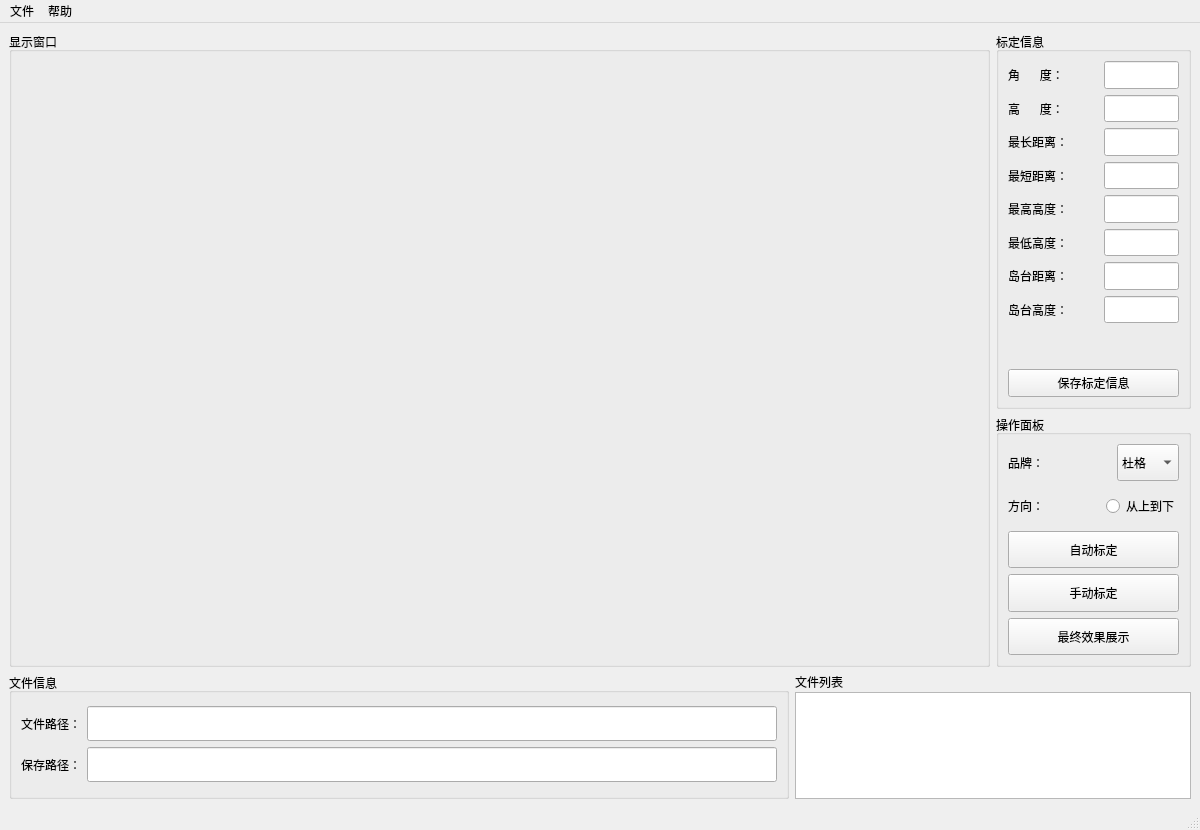
<?xml version="1.0" encoding="UTF-8"?>
<ui version="4.0">
 <class>MainWindow</class>
 <widget class="QMainWindow" name="MainWindow">
  <property name="geometry">
   <rect>
    <x>0</x>
    <y>0</y>
    <width>1200</width>
    <height>830</height>
   </rect>
  </property>
  <property name="sizePolicy">
   <sizepolicy hsizetype="Expanding" vsizetype="Expanding">
    <horstretch>0</horstretch>
    <verstretch>0</verstretch>
   </sizepolicy>
  </property>
  <property name="minimumSize">
   <size>
    <width>1200</width>
    <height>830</height>
   </size>
  </property>
  <property name="windowTitle">
   <string>标定程序</string>
  </property>
  <property name="windowIcon">
   <iconset>
    <normaloff>../图片/ico.png</normaloff>../图片/ico.png</iconset>
  </property>
  <property name="toolButtonStyle">
   <enum>Qt::ToolButtonIconOnly</enum>
  </property>
  <widget class="QWidget" name="centralwidget">
   <layout class="QGridLayout" name="gridLayout" rowstretch="1,1,1,1,1,1" columnstretch="1,1,1,1,1,1">
    <item row="5" column="0" colspan="4">
     <widget class="QGroupBox" name="groupBox">
      <property name="sizePolicy">
       <sizepolicy hsizetype="Preferred" vsizetype="Preferred">
        <horstretch>0</horstretch>
        <verstretch>0</verstretch>
       </sizepolicy>
      </property>
      <property name="title">
       <string>文件信息</string>
      </property>
      <layout class="QVBoxLayout" name="verticalLayout_3">
       <item>
        <layout class="QVBoxLayout" name="verticalLayout">
         <item>
          <layout class="QHBoxLayout" name="horizontalLayout_9">
           <item>
            <widget class="QLabel" name="label">
             <property name="sizePolicy">
              <sizepolicy hsizetype="Maximum" vsizetype="Minimum">
               <horstretch>0</horstretch>
               <verstretch>0</verstretch>
              </sizepolicy>
             </property>
             <property name="text">
              <string>文件路径：</string>
             </property>
            </widget>
           </item>
           <item>
            <widget class="QLineEdit" name="filePath_editline">
             <property name="sizePolicy">
              <sizepolicy hsizetype="Expanding" vsizetype="Minimum">
               <horstretch>0</horstretch>
               <verstretch>0</verstretch>
              </sizepolicy>
             </property>
             <property name="minimumSize">
              <size>
               <width>0</width>
               <height>35</height>
              </size>
             </property>
             <property name="maximumSize">
              <size>
               <width>16777215</width>
               <height>35</height>
              </size>
             </property>
            </widget>
           </item>
          </layout>
         </item>
         <item>
          <layout class="QHBoxLayout" name="horizontalLayout_12">
           <item>
            <widget class="QLabel" name="label_2">
             <property name="sizePolicy">
              <sizepolicy hsizetype="Maximum" vsizetype="Minimum">
               <horstretch>0</horstretch>
               <verstretch>0</verstretch>
              </sizepolicy>
             </property>
             <property name="text">
              <string>保存路径：</string>
             </property>
            </widget>
           </item>
           <item>
            <widget class="QLineEdit" name="savePath_editline">
             <property name="sizePolicy">
              <sizepolicy hsizetype="Expanding" vsizetype="Minimum">
               <horstretch>0</horstretch>
               <verstretch>0</verstretch>
              </sizepolicy>
             </property>
             <property name="minimumSize">
              <size>
               <width>0</width>
               <height>35</height>
              </size>
             </property>
             <property name="maximumSize">
              <size>
               <width>16777215</width>
               <height>35</height>
              </size>
             </property>
            </widget>
           </item>
          </layout>
         </item>
        </layout>
       </item>
      </layout>
     </widget>
    </item>
    <item row="0" column="0" rowspan="5" colspan="5">
     <widget class="QGroupBox" name="groupBox_2">
      <property name="sizePolicy">
       <sizepolicy hsizetype="Expanding" vsizetype="Expanding">
        <horstretch>0</horstretch>
        <verstretch>0</verstretch>
       </sizepolicy>
      </property>
      <property name="title">
       <string>显示窗口</string>
      </property>
      <layout class="QHBoxLayout" name="horizontalLayout_13">
       <item>
        <widget class="QWidget" name="widget" native="true"/>
       </item>
      </layout>
     </widget>
    </item>
    <item row="0" column="5" rowspan="3">
     <widget class="QGroupBox" name="groupBox_4">
      <property name="sizePolicy">
       <sizepolicy hsizetype="Preferred" vsizetype="Preferred">
        <horstretch>0</horstretch>
        <verstretch>0</verstretch>
       </sizepolicy>
      </property>
      <property name="title">
       <string>标定信息</string>
      </property>
      <layout class="QGridLayout" name="gridLayout_2">
       <item row="0" column="0">
        <layout class="QVBoxLayout" name="verticalLayout_2">
         <item>
          <layout class="QHBoxLayout" name="horizontalLayout_14" stretch="1,5">
           <item>
            <widget class="QLabel" name="label_9">
             <property name="sizePolicy">
              <sizepolicy hsizetype="Expanding" vsizetype="Expanding">
               <horstretch>0</horstretch>
               <verstretch>0</verstretch>
              </sizepolicy>
             </property>
             <property name="text">
              <string>角      度：</string>
             </property>
            </widget>
           </item>
           <item>
            <widget class="QLineEdit" name="biaoding_angle_edit">
             <property name="sizePolicy">
              <sizepolicy hsizetype="Expanding" vsizetype="Expanding">
               <horstretch>0</horstretch>
               <verstretch>0</verstretch>
              </sizepolicy>
             </property>
             <property name="minimumSize">
              <size>
               <width>75</width>
               <height>0</height>
              </size>
             </property>
             <property name="maximumSize">
              <size>
               <width>75</width>
               <height>16777215</height>
              </size>
             </property>
            </widget>
           </item>
          </layout>
         </item>
         <item>
          <layout class="QHBoxLayout" name="horizontalLayout_5">
           <item>
            <widget class="QLabel" name="label_5">
             <property name="sizePolicy">
              <sizepolicy hsizetype="Expanding" vsizetype="Expanding">
               <horstretch>0</horstretch>
               <verstretch>0</verstretch>
              </sizepolicy>
             </property>
             <property name="text">
              <string>高      度：</string>
             </property>
            </widget>
           </item>
           <item>
            <widget class="QLineEdit" name="biaoding_height_edit">
             <property name="sizePolicy">
              <sizepolicy hsizetype="Expanding" vsizetype="Expanding">
               <horstretch>0</horstretch>
               <verstretch>0</verstretch>
              </sizepolicy>
             </property>
             <property name="minimumSize">
              <size>
               <width>75</width>
               <height>0</height>
              </size>
             </property>
             <property name="maximumSize">
              <size>
               <width>75</width>
               <height>16777215</height>
              </size>
             </property>
            </widget>
           </item>
          </layout>
         </item>
         <item>
          <layout class="QHBoxLayout" name="horizontalLayout_6">
           <item>
            <widget class="QLabel" name="label_6">
             <property name="sizePolicy">
              <sizepolicy hsizetype="Expanding" vsizetype="Expanding">
               <horstretch>0</horstretch>
               <verstretch>0</verstretch>
              </sizepolicy>
             </property>
             <property name="text">
              <string>最长距离：</string>
             </property>
            </widget>
           </item>
           <item>
            <widget class="QLineEdit" name="biaoding_max_l_edit">
             <property name="sizePolicy">
              <sizepolicy hsizetype="Expanding" vsizetype="Expanding">
               <horstretch>0</horstretch>
               <verstretch>0</verstretch>
              </sizepolicy>
             </property>
             <property name="minimumSize">
              <size>
               <width>75</width>
               <height>0</height>
              </size>
             </property>
             <property name="maximumSize">
              <size>
               <width>75</width>
               <height>16777215</height>
              </size>
             </property>
            </widget>
           </item>
          </layout>
         </item>
         <item>
          <layout class="QHBoxLayout" name="horizontalLayout_7">
           <item>
            <widget class="QLabel" name="label_7">
             <property name="sizePolicy">
              <sizepolicy hsizetype="Expanding" vsizetype="Expanding">
               <horstretch>0</horstretch>
               <verstretch>0</verstretch>
              </sizepolicy>
             </property>
             <property name="text">
              <string>最短距离：</string>
             </property>
            </widget>
           </item>
           <item>
            <widget class="QLineEdit" name="biaoding_min_l_edit">
             <property name="sizePolicy">
              <sizepolicy hsizetype="Expanding" vsizetype="Expanding">
               <horstretch>0</horstretch>
               <verstretch>0</verstretch>
              </sizepolicy>
             </property>
             <property name="minimumSize">
              <size>
               <width>75</width>
               <height>0</height>
              </size>
             </property>
             <property name="maximumSize">
              <size>
               <width>75</width>
               <height>16777215</height>
              </size>
             </property>
            </widget>
           </item>
          </layout>
         </item>
         <item>
          <layout class="QHBoxLayout" name="horizontalLayout_4">
           <item>
            <widget class="QLabel" name="label_4">
             <property name="sizePolicy">
              <sizepolicy hsizetype="Expanding" vsizetype="Expanding">
               <horstretch>0</horstretch>
               <verstretch>0</verstretch>
              </sizepolicy>
             </property>
             <property name="text">
              <string>最高高度：</string>
             </property>
            </widget>
           </item>
           <item>
            <widget class="QLineEdit" name="biaoding_max_h_edit">
             <property name="sizePolicy">
              <sizepolicy hsizetype="Expanding" vsizetype="Expanding">
               <horstretch>0</horstretch>
               <verstretch>0</verstretch>
              </sizepolicy>
             </property>
             <property name="minimumSize">
              <size>
               <width>75</width>
               <height>0</height>
              </size>
             </property>
             <property name="maximumSize">
              <size>
               <width>75</width>
               <height>16777215</height>
              </size>
             </property>
            </widget>
           </item>
          </layout>
         </item>
         <item>
          <layout class="QHBoxLayout" name="horizontalLayout_8">
           <item>
            <widget class="QLabel" name="label_8">
             <property name="sizePolicy">
              <sizepolicy hsizetype="Expanding" vsizetype="Expanding">
               <horstretch>0</horstretch>
               <verstretch>0</verstretch>
              </sizepolicy>
             </property>
             <property name="text">
              <string>最低高度：</string>
             </property>
            </widget>
           </item>
           <item>
            <widget class="QLineEdit" name="biaoding_min_h_edit">
             <property name="sizePolicy">
              <sizepolicy hsizetype="Expanding" vsizetype="Expanding">
               <horstretch>0</horstretch>
               <verstretch>0</verstretch>
              </sizepolicy>
             </property>
             <property name="minimumSize">
              <size>
               <width>75</width>
               <height>0</height>
              </size>
             </property>
             <property name="maximumSize">
              <size>
               <width>75</width>
               <height>16777215</height>
              </size>
             </property>
            </widget>
           </item>
          </layout>
         </item>
         <item>
          <layout class="QHBoxLayout" name="horizontalLayout_11">
           <item>
            <widget class="QLabel" name="label_11">
             <property name="sizePolicy">
              <sizepolicy hsizetype="Expanding" vsizetype="Expanding">
               <horstretch>0</horstretch>
               <verstretch>0</verstretch>
              </sizepolicy>
             </property>
             <property name="text">
              <string>岛台距离：</string>
             </property>
            </widget>
           </item>
           <item>
            <widget class="QLineEdit" name="refuge_island_width">
             <property name="sizePolicy">
              <sizepolicy hsizetype="Expanding" vsizetype="Expanding">
               <horstretch>0</horstretch>
               <verstretch>0</verstretch>
              </sizepolicy>
             </property>
             <property name="minimumSize">
              <size>
               <width>75</width>
               <height>0</height>
              </size>
             </property>
             <property name="maximumSize">
              <size>
               <width>75</width>
               <height>16777215</height>
              </size>
             </property>
            </widget>
           </item>
          </layout>
         </item>
         <item>
          <layout class="QHBoxLayout" name="horizontalLayout_10">
           <item>
            <widget class="QLabel" name="label_10">
             <property name="sizePolicy">
              <sizepolicy hsizetype="Expanding" vsizetype="Expanding">
               <horstretch>0</horstretch>
               <verstretch>0</verstretch>
              </sizepolicy>
             </property>
             <property name="text">
              <string>岛台高度：</string>
             </property>
            </widget>
           </item>
           <item>
            <widget class="QLineEdit" name="refuge_island_height">
             <property name="sizePolicy">
              <sizepolicy hsizetype="Expanding" vsizetype="Expanding">
               <horstretch>0</horstretch>
               <verstretch>0</verstretch>
              </sizepolicy>
             </property>
             <property name="minimumSize">
              <size>
               <width>75</width>
               <height>0</height>
              </size>
             </property>
             <property name="maximumSize">
              <size>
               <width>75</width>
               <height>16777215</height>
              </size>
             </property>
            </widget>
           </item>
          </layout>
         </item>
         <item>
          <spacer name="verticalSpacer_2">
           <property name="sizePolicy">
            <sizepolicy hsizetype="Minimum" vsizetype="Expanding">
             <horstretch>0</horstretch>
             <verstretch>0</verstretch>
            </sizepolicy>
           </property>
           <property name="orientation">
            <enum>Qt::Vertical</enum>
           </property>
           <property name="sizeType">
            <enum>QSizePolicy::Expanding</enum>
           </property>
           <property name="sizeHint" stdset="0">
            <size>
             <width>20</width>
             <height>40</height>
            </size>
           </property>
          </spacer>
         </item>
         <item>
          <widget class="QPushButton" name="save_button">
           <property name="sizePolicy">
            <sizepolicy hsizetype="Expanding" vsizetype="Expanding">
             <horstretch>0</horstretch>
             <verstretch>0</verstretch>
            </sizepolicy>
           </property>
           <property name="text">
            <string>保存标定信息</string>
           </property>
          </widget>
         </item>
        </layout>
       </item>
      </layout>
     </widget>
    </item>
    <item row="3" column="5" rowspan="2">
     <widget class="QGroupBox" name="groupBox_5">
      <property name="sizePolicy">
       <sizepolicy hsizetype="Preferred" vsizetype="Expanding">
        <horstretch>0</horstretch>
        <verstretch>0</verstretch>
       </sizepolicy>
      </property>
      <property name="title">
       <string>操作面板</string>
      </property>
      <layout class="QVBoxLayout" name="verticalLayout_6" stretch="1,1,1,1,1">
       <item>
        <layout class="QHBoxLayout" name="horizontalLayout_2" stretch="1,0,1">
         <item>
          <widget class="QLabel" name="label_12">
           <property name="sizePolicy">
            <sizepolicy hsizetype="Expanding" vsizetype="Expanding">
             <horstretch>0</horstretch>
             <verstretch>0</verstretch>
            </sizepolicy>
           </property>
           <property name="text">
            <string>品牌：</string>
           </property>
          </widget>
         </item>
         <item>
          <spacer name="horizontalSpacer_2">
           <property name="orientation">
            <enum>Qt::Horizontal</enum>
           </property>
           <property name="sizeHint" stdset="0">
            <size>
             <width>40</width>
             <height>20</height>
            </size>
           </property>
          </spacer>
         </item>
         <item>
          <widget class="QComboBox" name="brand_selection">
           <property name="sizePolicy">
            <sizepolicy hsizetype="Preferred" vsizetype="Preferred">
             <horstretch>0</horstretch>
             <verstretch>0</verstretch>
            </sizepolicy>
           </property>
           <property name="minimumSize">
            <size>
             <width>60</width>
             <height>35</height>
            </size>
           </property>
           <property name="maximumSize">
            <size>
             <width>80</width>
             <height>50</height>
            </size>
           </property>
           <item>
            <property name="text">
             <string>杜格</string>
            </property>
           </item>
           <item>
            <property name="text">
             <string>傲视</string>
            </property>
           </item>
          </widget>
         </item>
        </layout>
       </item>
       <item>
        <layout class="QHBoxLayout" name="horizontalLayout_3">
         <item>
          <widget class="QLabel" name="label_13">
           <property name="sizePolicy">
            <sizepolicy hsizetype="Expanding" vsizetype="Expanding">
             <horstretch>0</horstretch>
             <verstretch>0</verstretch>
            </sizepolicy>
           </property>
           <property name="text">
            <string>方向：</string>
           </property>
          </widget>
         </item>
         <item>
          <spacer name="horizontalSpacer">
           <property name="orientation">
            <enum>Qt::Horizontal</enum>
           </property>
           <property name="sizeHint" stdset="0">
            <size>
             <width>40</width>
             <height>20</height>
            </size>
           </property>
          </spacer>
         </item>
         <item>
          <widget class="QRadioButton" name="switchUp2Down">
           <property name="sizePolicy">
            <sizepolicy hsizetype="Expanding" vsizetype="Expanding">
             <horstretch>0</horstretch>
             <verstretch>0</verstretch>
            </sizepolicy>
           </property>
           <property name="text">
            <string>从上到下</string>
           </property>
          </widget>
         </item>
        </layout>
       </item>
       <item>
        <widget class="QPushButton" name="pushButton">
         <property name="sizePolicy">
          <sizepolicy hsizetype="Expanding" vsizetype="Expanding">
           <horstretch>0</horstretch>
           <verstretch>0</verstretch>
          </sizepolicy>
         </property>
         <property name="text">
          <string>自动标定</string>
         </property>
        </widget>
       </item>
       <item>
        <widget class="QPushButton" name="shoudong_button">
         <property name="sizePolicy">
          <sizepolicy hsizetype="Expanding" vsizetype="Expanding">
           <horstretch>0</horstretch>
           <verstretch>0</verstretch>
          </sizepolicy>
         </property>
         <property name="text">
          <string>手动标定</string>
         </property>
        </widget>
       </item>
       <item>
        <widget class="QPushButton" name="result_show_button">
         <property name="sizePolicy">
          <sizepolicy hsizetype="Expanding" vsizetype="Expanding">
           <horstretch>0</horstretch>
           <verstretch>0</verstretch>
          </sizepolicy>
         </property>
         <property name="text">
          <string>最终效果展示</string>
         </property>
        </widget>
       </item>
      </layout>
     </widget>
    </item>
    <item row="5" column="4" colspan="2">
     <layout class="QVBoxLayout" name="verticalLayout_4" stretch="1,25">
      <property name="spacing">
       <number>1</number>
      </property>
      <item>
       <widget class="QLabel" name="label_21">
        <property name="sizePolicy">
         <sizepolicy hsizetype="Minimum" vsizetype="Minimum">
          <horstretch>0</horstretch>
          <verstretch>0</verstretch>
         </sizepolicy>
        </property>
        <property name="text">
         <string>文件列表</string>
        </property>
       </widget>
      </item>
      <item>
       <widget class="QListWidget" name="file_list">
        <property name="sizePolicy">
         <sizepolicy hsizetype="Preferred" vsizetype="Preferred">
          <horstretch>0</horstretch>
          <verstretch>0</verstretch>
         </sizepolicy>
        </property>
       </widget>
      </item>
     </layout>
    </item>
   </layout>
  </widget>
  <widget class="QMenuBar" name="menubar">
   <property name="geometry">
    <rect>
     <x>0</x>
     <y>0</y>
     <width>1200</width>
     <height>28</height>
    </rect>
   </property>
   <widget class="QMenu" name="menu">
    <property name="title">
     <string>文件</string>
    </property>
    <addaction name="action"/>
    <addaction name="action_2"/>
   </widget>
   <widget class="QMenu" name="menu_2">
    <property name="tearOffEnabled">
     <bool>true</bool>
    </property>
    <property name="title">
     <string>帮助</string>
    </property>
    <addaction name="action_3"/>
    <addaction name="action_4"/>
   </widget>
   <addaction name="menu"/>
   <addaction name="menu_2"/>
  </widget>
  <widget class="QStatusBar" name="statusbar"/>
  <action name="action">
   <property name="text">
    <string>打开</string>
   </property>
  </action>
  <action name="action_2">
   <property name="text">
    <string>打开文件夹</string>
   </property>
  </action>
  <action name="action_3">
   <property name="text">
    <string>使用指南</string>
   </property>
  </action>
  <action name="action_4">
   <property name="text">
    <string>关于</string>
   </property>
  </action>
 </widget>
 <resources/>
 <connections/>
</ui>
